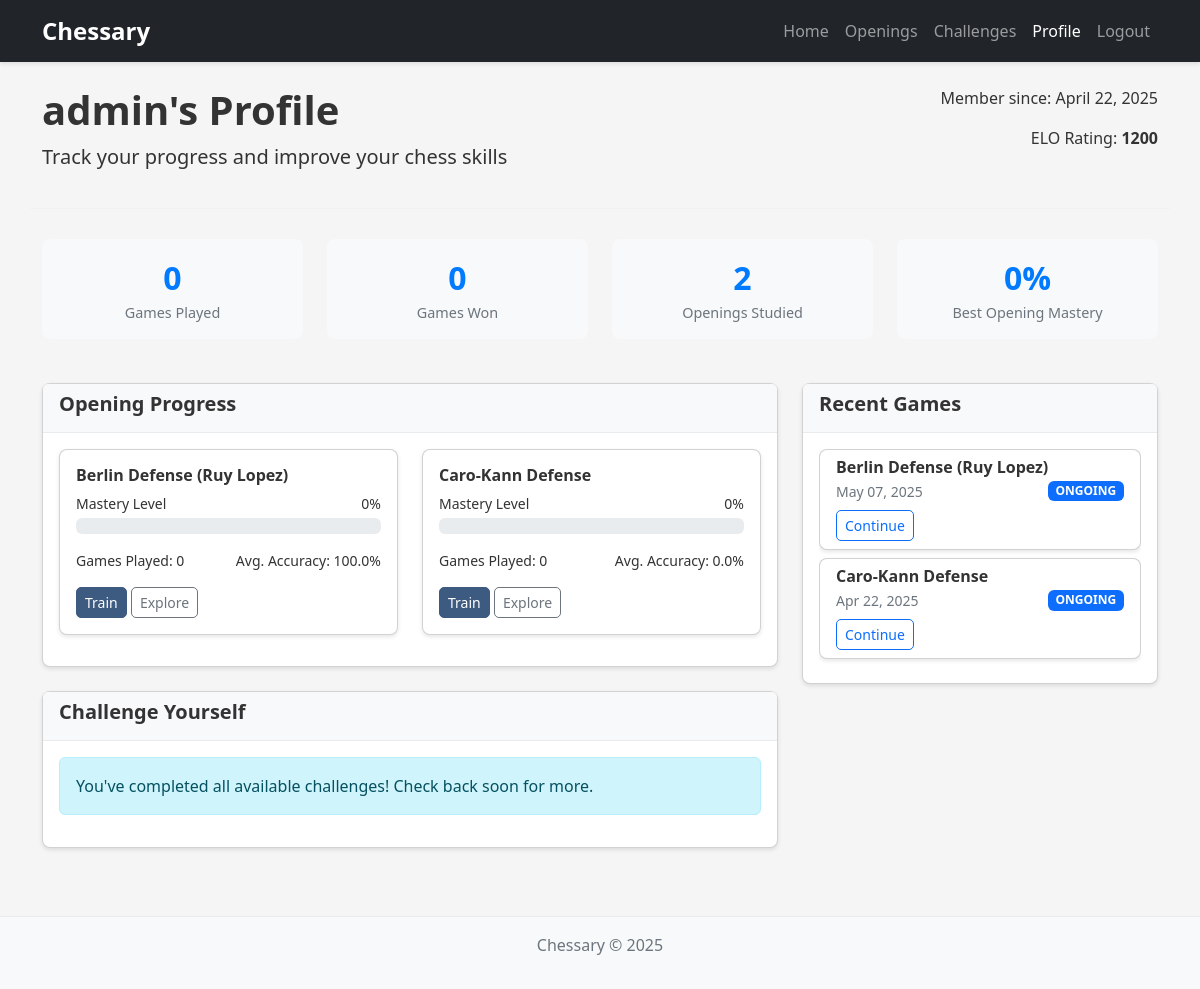
The app's page /profile/ (signed in), older data.
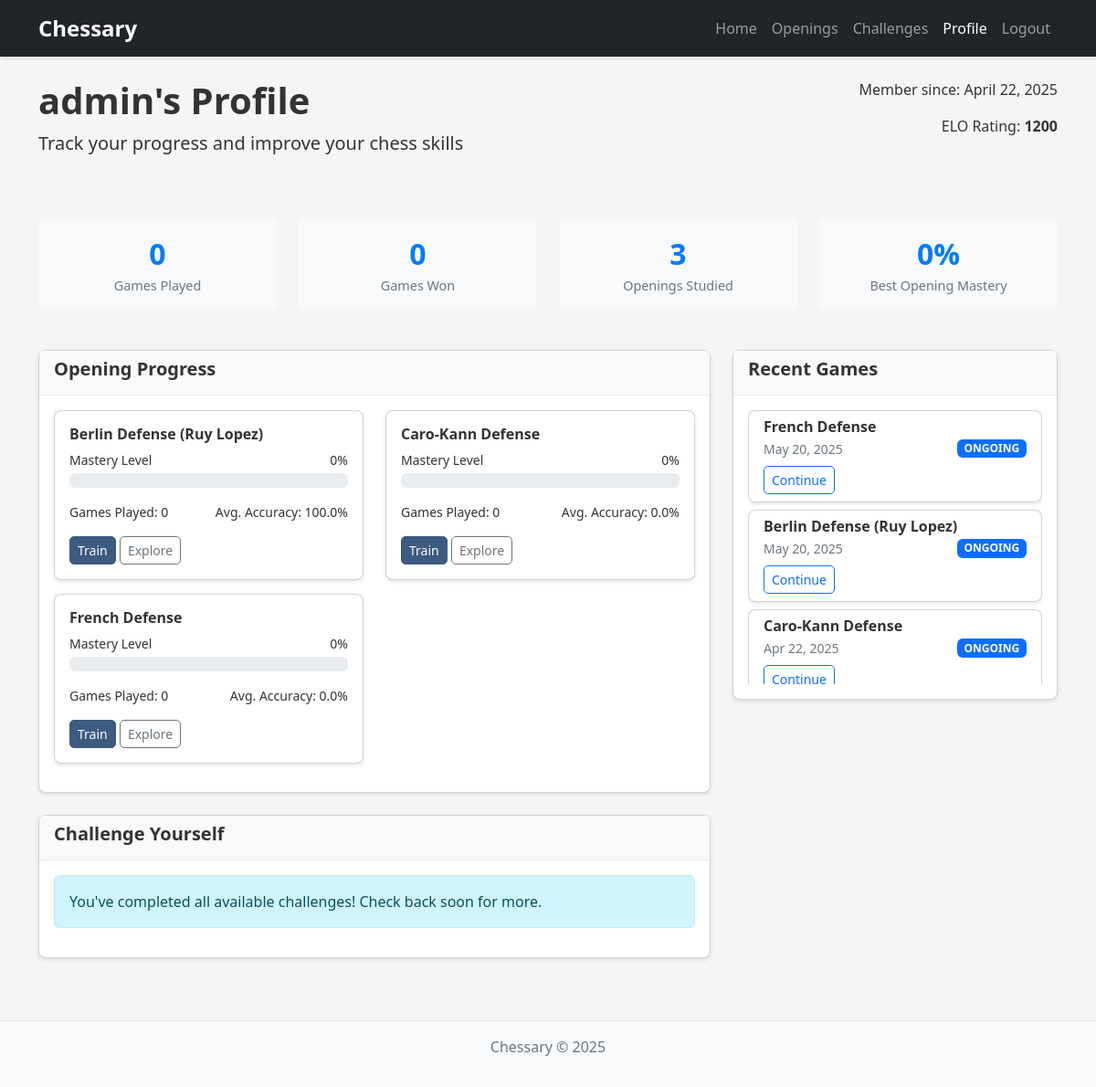
The same page, newer data.
### chess_app/models.py (models this page shows, shortened)
class UserProgress(models.Model):
    user = models.ForeignKey(User, on_delete=models.CASCADE)
    opening = models.ForeignKey(Opening, on_delete=models.CASCADE)
    games_played = models.IntegerField(default=0)
    mastery_level = models.IntegerField(default=0)  # 0-100 scale
    last_played = models.DateTimeField(auto_now=True)
    avg_accuracy = models.FloatField(default=0.0)  # Average move accuracy 0-100
    best_accuracy = models.FloatField(default=0.0)  # Best game accuracy 0-100
    common_mistakes = models.TextField(blank=True, null=True)  # JSON field to store common mistake positions
    class Meta:
        unique_together = ['user', 'opening']

class Opening(models.Model):
    name = models.CharField(max_length=100)
    eco_code = models.CharField(max_length=10, blank=True, null=True)
    pgn_moves = models.TextField()
    description = models.TextField()
    difficulty = models.IntegerField(default=1)  # 1-5 scale
    is_popular = models.BooleanField(default=False)
    for_white = models.BooleanField(default=True)  # True for White, False for Black
    category = models.CharField(max_length=50, blank=True, null=True) # e.g., "Open Game", "Semi-Open", etc.
    main_line = models.TextField(blank=True, null=True)  # Optional field for the main line PGN
    parent_opening = models.ForeignKey('self', on_delete=models.SET_NULL, blank=True, null=True, related_name='variations')

class Game(models.Model):
    GAME_STATUS_CHOICES = [
        ('ONGOING', 'Ongoing'),
        ('COMPLETED', 'Completed'),
        ('ABANDONED', 'Abandoned'),
    ]
    user = models.ForeignKey(User, on_delete=models.CASCADE)
    opening = models.ForeignKey(Opening, on_delete=models.CASCADE)
    created_at = models.DateTimeField(auto_now_add=True)
    updated_at = models.DateTimeField(auto_now=True)
    status = models.CharField(max_length=20, choices=GAME_STATUS_CHOICES, default='ONGOING')
    fen_position = models.CharField(max_length=100, default='rnbqkbnr/pppppppp/8/8/8/8/PPPPPPPP/RNBQKBNR w KQkq - 0 1')
    user_color = models.CharField(max_length=5, default='white')
    ai_strength = models.IntegerField(default=15)  # Stockfish depth
    in_opening_book = models.BooleanField(default=True)  # Whether we're still in the opening book
    result = models.CharField(max_length=10, blank=True, null=True)  # "1-0", "0-1", "1/2-1/2"

### chess_app/views.py (the view)
# urls.py: path('profile/', views.user_profile, name='user_profile'),
@login_required
def user_profile(request):
    user_profile, created = UserProfile.objects.get_or_create(user=request.user)
    progress_list = UserProgress.objects.filter(user=request.user).order_by('-mastery_level')
    recent_games = Game.objects.filter(user=request.user).order_by('-updated_at')[:5]
    unsolved_challenges = UserChallenge.objects.filter(
        user=request.user,
        is_solved=False
    ).select_related('challenge')[:5]
    return render(request, 'chess_app/user_profile.html', {
        'profile': user_profile,
        'progress_list': progress_list,
        'recent_games': recent_games,
        'unsolved_challenges': unsolved_challenges
    })

### chess_app/templates/chess_app/user_profile.html (shortened to what the changed rows need)
{% extends 'chess_app/base.html' %}
{% load static %}
{% block content %}
<div class="row profile-header">
    <div class="col-md-8">
        <h1>{{ profile.user.username }}'s Profile</h1>
    </div>
</div>
<div class="row">
    <div class="col-md-12 mb-4">
        <div class="row">
            <div class="col-md-3">
                <div class="stats-card">
                    <div class="stats-number">{{ progress_list.count }}</div>
                    <div class="stats-label">Openings Studied</div>
                </div>
            </div>
            <div class="col-md-3">
                <div class="stats-card">
                    <div class="stats-number">
                        {% if progress_list %}
                            {{ progress_list.0.mastery_level }}%
                        {% else %}
                            0%
                        {% endif %}
                    </div>
                    <div class="stats-label">Best Opening Mastery</div>
                </div>
            </div>
        </div>
    </div>
    <div class="col-md-8">
        <div class="card mb-4">
            <div class="card-body">
                {% if progress_list %}
                    <div class="row">
                        {% for progress in progress_list %}
                        <div class="col-md-6">
                            <div class="card progress-card">
                                <div class="card-body">
                                    <h6 class="card-title">{{ progress.opening.name }}</h6>
                                    <div class="d-flex justify-content-between mb-1">
                                        <small>Mastery Level</small>
                                        <small>{{ progress.mastery_level }}%</small>
                                    </div>
                                    <div class="progress mb-3">
                                    </div>
                                    <div class="d-flex justify-content-between">
                                        <small>Games Played: {{ progress.games_played }}</small>
                                        <small>Avg. Accuracy: {{ progress.avg_accuracy|floatformat:1 }}%</small>
                                    </div>
                                    <div class="mt-3">
                                        <a href="{% url 'game' progress.opening.id %}" class="btn btn-sm btn-primary">Train</a>
                                        <a href="{% url 'opening_explorer_detail' progress.opening.id %}" class="btn btn-sm btn-outline-secondary">Explore</a>
                                    </div>
                                </div>
                            </div>
                        </div>
                        {% endfor %}
                    </div>
                {% else %}
                    <div class="alert alert-info">
                        You haven't started studying any openings yet.
                        <a href="{% url 'opening_selection' %}">Choose an opening to start training!</a>
                    </div>
                {% endif %}
            </div>
        </div>
    </div>
    <div class="col-md-4">
        <div class="card">
            <div class="card-body">
                <div class="recent-games-list">
                    {% if recent_games %}
                        {% for game in recent_games %}
                            <div class="card mb-2">
                                <div class="card-body py-2 px-3">
                                    <h6 class="card-title mb-1">{{ game.opening.name }}</h6>
                                    <div class="d-flex justify-content-between align-items-center">
                                        <small class="text-muted">{{ game.updated_at|date:"M d, Y" }}</small>
                                        <span class="badge {% if game.status == 'COMPLETED' %}bg-success{% elif game.status == 'ONGOING' %}bg-primary{% else %}bg-secondary{% endif %}">
                                            {{ game.status }}
                                        </span>
                                    </div>
                                    <div class="mt-2">
                                        <a href="{% url 'game' game.opening.id %}" class="btn btn-sm btn-outline-primary">Continue</a>
                                    </div>
                                </div>
                            </div>
                        {% endfor %}
                    {% else %}
                        <div class="alert alert-info">
                            You haven't played any games yet.
                        </div>
                    {% endif %}
                </div>
            </div>
        </div>
    </div>
</div>
{% endblock %}

Row changes from the older to the newer data that the page shows:
added UserProgress: opening.name "French Defense", mastery_level "0", games_played "0", avg_accuracy "0.0"
added Game: opening.name "French Defense", updated_at "May 20, 2025", status "ONGOING"
changed Game "Berlin Defense (Ruy Lopez)": updated_at "May 07, 2025" → "May 20, 2025"
Text that changed along with them:
{{ progress_list.count }}: "2" → "3"
